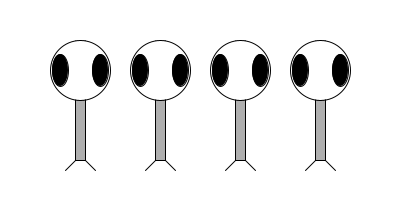
Frame 1 (no input)
Frame 60 (the mouse pressed at the canvas centre just before this capture): identical to frame 1, image omitted
Frame 120 (the mouse held since frame 60 and released just before this capture): identical to frame 1, image omitted

The Processing sketch that drew this single still picture (run headless with seeded random() and noise(); from frame 60 on, the mouse is pressed at the canvas centre):

// Processing sketch: exercise_7_9
// ── exercise_7_9.pde
// Learning Processing
// Daniel Shiffman
// http://www.learningprocessing.com

// Exercise 7-9: Multiple Zoogs with functions

void setup() {
  size(400,200);  // Set the size of the window
  smooth();       // Enables Anti-Aliasing (smooth edges on shapes)
}

void draw() {
  background(255);  // Draw a white background 
  int y = height/2;
  // Multiple versions of Zoog are displayed by using a for loop
  for (int x = 80; x < width; x+= 80) {
    drawZoog(x,100,60,60,16);
  }
}


void drawZoog(int x, int y, int w, int h, int eyeSize) {
  // Draw Zoog's body
  stroke(0);
  fill(175);
  rectMode(CENTER);
  rect(x,y,w/6,h*2);

  // Draw Zoog's head
  fill(255);
  ellipse(x,y-h/2,w,h);

  // Draw Zoog's eyes
  fill(0);
  ellipse(x-w/3,y-h/2,eyeSize,eyeSize*2);
  ellipse(x+w/3,y-h/2,eyeSize,eyeSize*2);

  // Draw Zoog's legs
  stroke(0);
  line(x-w/12,y+h,x-w/4,y+h+10);
  line(x+w/12,y+h,x+w/4,y+h+10); 
}
